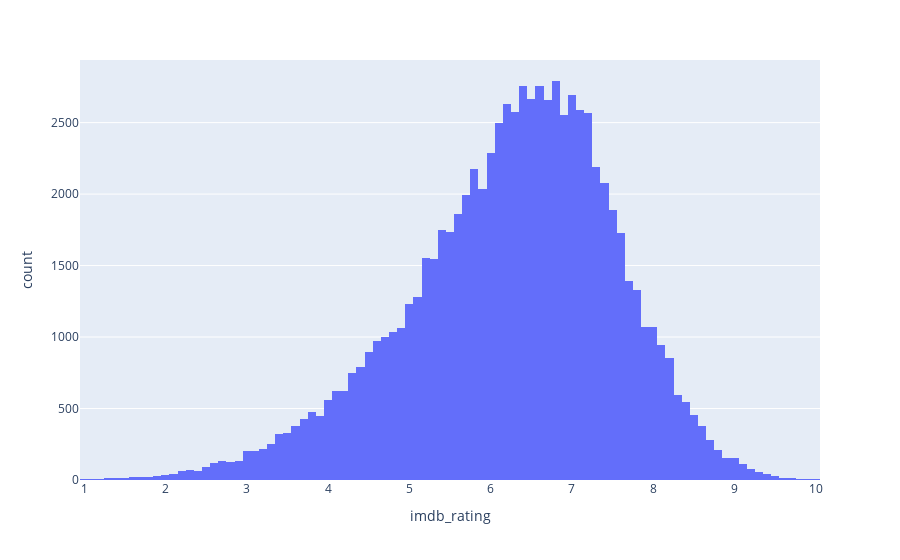

This figure's notebook cell:
### Code cell
px.histogram(model_df, 'imdb_rating')

### Figure 1 — Plotly figure (JSON) as saved in the notebook; plotly's stock layout.template omitted (floating-point values rounded to 4 significant figures; data arrays with more than 128 entries replaced by an {"elided": "..."} marker saying what was removed)
{"data": [{"alignmentgroup": "True", "bingroup": "x", "hovertemplate": "imdb_rating=%{x}<br>count=%{y}<extra></extra>", "legendgroup": "", "marker": {"color": "#636efa", "pattern": {"shape": ""}}, "name": "", "offsetgroup": "", "orientation": "v", "showlegend": false, "type": "histogram", "x": {"elided": "81430 float values"}, "xaxis": "x", "yaxis": "y"}], "layout": {"barmode": "relative", "legend": {"tracegroupgap": 0}, "margin": {"t": 60}, "xaxis": {"anchor": "y", "domain": [0, 1], "title": {"text": "imdb_rating"}}, "yaxis": {"anchor": "x", "domain": [0, 1], "title": {"text": "count"}}}}
